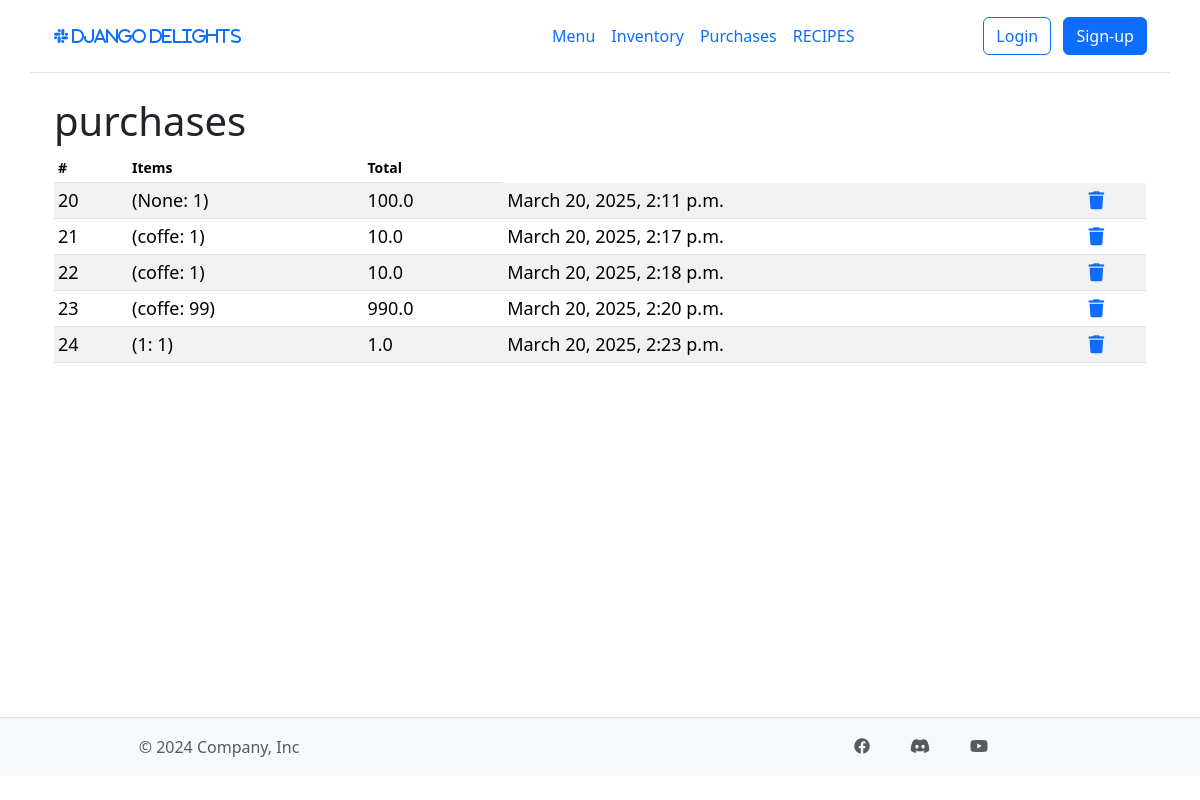
Page /purchases/ on the committed database.
### inventory/models.py (models this page shows, shortened)
class Purchase(models.Model):
    menu_items = models.JSONField()
    cost = models.FloatField(default=0.0)
    timestamp = models.DateTimeField(auto_now_add=True)

### inventory/views.py (the view)
# urls.py: path("purchases/", views.purchase, name="purchases"),
def purchase(request):
    menu_items = {i.id: i.name for i in MenuItem.objects.all()}
    return render(
        request,
        "inventory/purchases.html",
        context={
            "purchases": Purchase.objects.all(),
            "menu_items": menu_items,
        },
    )

### inventory/templatetags/inventory/custom_filters.py (called while the page is built)
@register.filter
def get_item_by_id(dictionary, key):
    return dictionary.get(int(key))

### inventory/templates/inventory/purchases.html (shortened to what this page needs)
{% extends "inventory/base.html" %}
{%load static%}
{%load inventory.custom_filters%}
{% block content %}
<div class="container table-responsive small">
    <h1>purchases</h1>
    <table class='table table-striped table-sm'>
        <thead>
            <tr>
                <th scope="col">#</th>
                <th scope="col">Items</th>
                <th scope="col">Total</th>
            </tr>
        </thead>
        <tbody>
            {% for item in purchases %}
                <tr class="table-row" style="font-size: 18px;">
                    <td>{{item.id}}</td>
                    <td>
                        {% for key, value in item.menu_items.items %}
                            ({{ menu_items|get_item_by_id:key }}: {{ value }})
                        {% endfor %}
                    </td>
                    <td>{{item.cost}}</td>
                    <td>{{item.timestamp}}</td>
                    <td><a href="{%url 'delete' item.id %}?model=purchases"><i class="fa fa-trash"></i></a></td>
                </tr>
            {% endfor %}
        </tbody>
    </table>
</div>
{% endblock content %}

### inventory/static/inventory/css/style.css (style rules this page uses)
html, body { height: 100%; margin: 0; }
body { display: flex; flex-direction: column; }

### rows in the picture
Purchase: id "20", menu_items "None", menu_items "1", cost "100.0", timestamp "March 20, 2025, 2:11 p.m."
Purchase: id "21", menu_items "coffe", menu_items "1", cost "10.0", timestamp "March 20, 2025, 2:17 p.m."
Purchase: id "22", menu_items "coffe", menu_items "1", cost "10.0", timestamp "March 20, 2025, 2:18 p.m."
Purchase: id "23", menu_items "coffe", menu_items "99", cost "990.0", timestamp "March 20, 2025, 2:20 p.m."
Purchase: id "24", menu_items "1", menu_items "1", cost "1.0", timestamp "March 20, 2025, 2:23 p.m."
